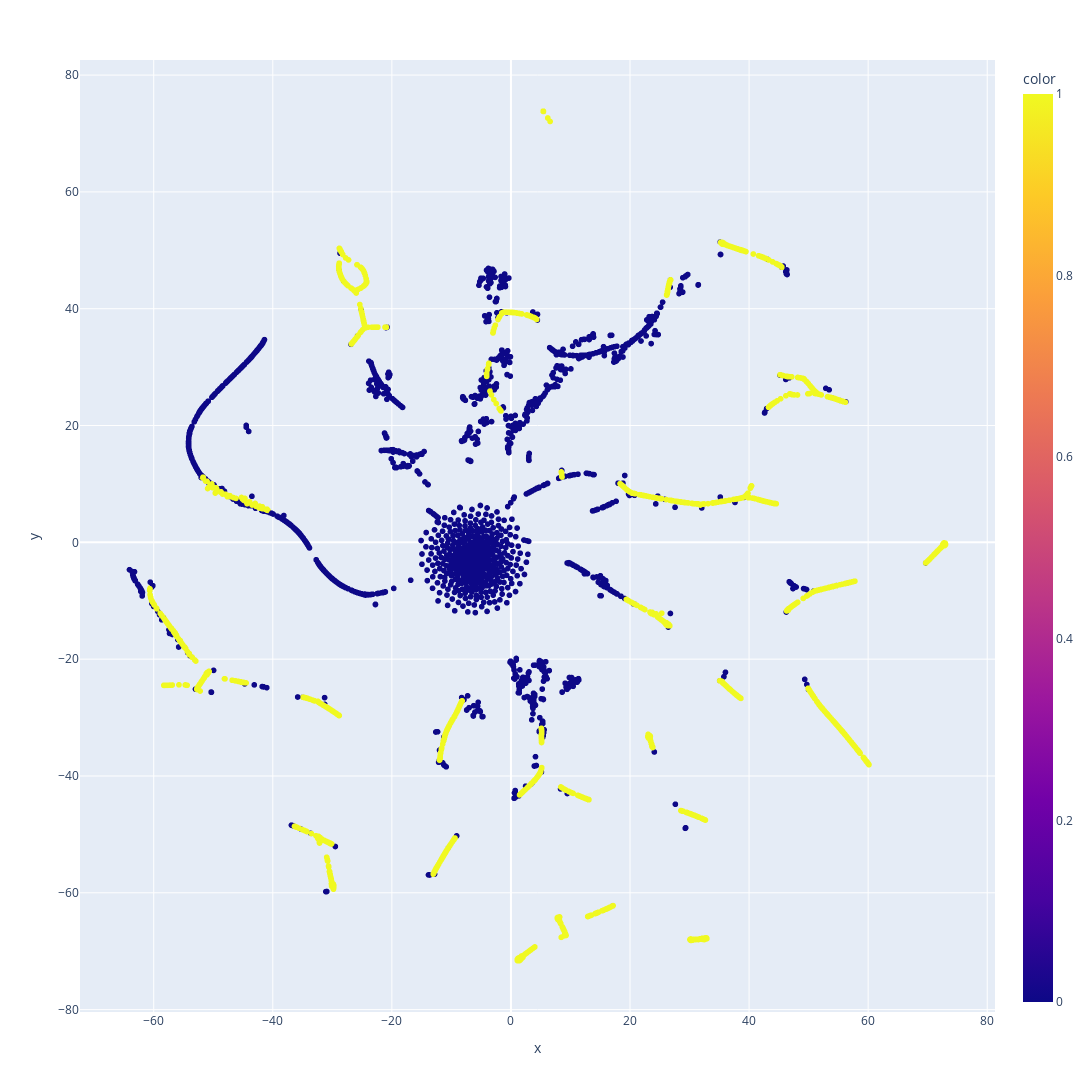

Notebook source saved alongside this figure:
### Code cell
smote = SMOTE(random_state=42,k_neighbors=1,sampling_strategy='minority')
#rus = NearMiss()
#x_rus, y_rus = rus.fit_resample(preprocess_df, train_label)
#print(y_rus.value_counts())
X_train_over,y_train_over = smote.fit_resample(transformed_data,train_label)
tsne = TSNE(n_components=2,metric='cosine',random_state=42)
feat = tsne.fit_transform(np.array(X_train_over))
fig = px.scatter(x = feat[:,0],y = feat[:,1],color=y_train_over,width=1200, height=1200) #tsne 그려줌
fig.show()

### Figure 1 — Plotly figure (JSON) as saved in the notebook; plotly's stock layout.template omitted (floating-point values rounded to 4 significant figures; data arrays with more than 128 entries replaced by an {"elided": "..."} marker saying what was removed)
{"data": [{"hovertemplate": "x=%{x}<br>y=%{y}<br>color=%{marker.color}<extra></extra>", "legendgroup": "", "marker": {"color": {"elided": "4014 int values"}, "coloraxis": "coloraxis", "symbol": "circle"}, "mode": "markers", "name": "", "showlegend": false, "type": "scattergl", "x": {"elided": "4014 float values"}, "xaxis": "x", "y": {"elided": "4014 float values"}, "yaxis": "y"}], "layout": {"coloraxis": {"colorbar": {"title": {"text": "color"}}, "colorscale": [[0, "#0d0887"], [0.1111, "#46039f"], [0.2222, "#7201a8"], [0.3333, "#9c179e"], [0.4444, "#bd3786"], [0.5556, "#d8576b"], [0.6667, "#ed7953"], [0.7778, "#fb9f3a"], [0.8889, "#fdca26"], [1, "#f0f921"]]}, "height": 1200, "legend": {"tracegroupgap": 0}, "margin": {"t": 60}, "width": 1200, "xaxis": {"anchor": "y", "domain": [0, 1], "title": {"text": "x"}}, "yaxis": {"anchor": "x", "domain": [0, 1], "title": {"text": "y"}}}}
